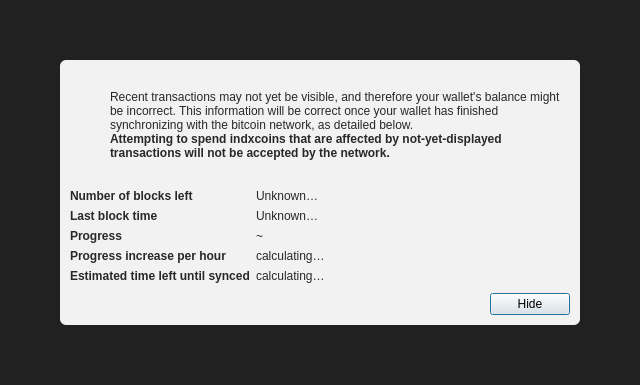
<?xml version="1.0" encoding="UTF-8"?>
<ui version="4.0">
 <class>ModalOverlay</class>
 <widget class="QWidget" name="ModalOverlay">
  <property name="geometry">
   <rect>
    <x>0</x>
    <y>0</y>
    <width>640</width>
    <height>385</height>
   </rect>
  </property>
  <property name="windowTitle">
   <string>Form</string>
  </property>
  <layout class="QVBoxLayout" name="verticalLayout" stretch="0">
   <property name="sizeConstraint">
    <enum>QLayout::SetDefaultConstraint</enum>
   </property>
   <property name="leftMargin">
    <number>0</number>
   </property>
   <property name="topMargin">
    <number>0</number>
   </property>
   <property name="rightMargin">
    <number>0</number>
   </property>
   <property name="bottomMargin">
    <number>0</number>
   </property>
   <item>
    <widget class="QWidget" name="bgWidget" native="true">
     <property name="styleSheet">
      <string notr="true">#bgWidget { background: rgba(0,0,0,220); }</string>
     </property>
     <layout class="QVBoxLayout" name="verticalLayoutMain" stretch="1">
      <property name="leftMargin">
       <number>60</number>
      </property>
      <property name="topMargin">
       <number>60</number>
      </property>
      <property name="rightMargin">
       <number>60</number>
      </property>
      <property name="bottomMargin">
       <number>60</number>
      </property>
      <item>
       <widget class="QWidget" name="contentWidget" native="true">
        <property name="styleSheet">
         <string notr="true">#contentWidget { background: rgba(255,255,255,240); border-radius: 6px; }

QLabel { color: rgb(40,40,40);  }</string>
        </property>
        <layout class="QVBoxLayout" name="verticalLayoutSub" stretch="1,0,0,0">
         <property name="spacing">
          <number>0</number>
         </property>
         <property name="leftMargin">
          <number>10</number>
         </property>
         <property name="topMargin">
          <number>10</number>
         </property>
         <property name="rightMargin">
          <number>10</number>
         </property>
         <property name="bottomMargin">
          <number>10</number>
         </property>
         <item>
          <layout class="QHBoxLayout" name="horizontalLayoutIconText" stretch="0,1">
           <property name="topMargin">
            <number>20</number>
           </property>
           <item>
            <layout class="QVBoxLayout" name="verticalLayoutIcon">
             <property name="leftMargin">
              <number>0</number>
             </property>
             <item>
              <widget class="QPushButton" name="warningIcon">
               <property name="enabled">
                <bool>false</bool>
               </property>
               <property name="text">
                <string/>
               </property>
               <property name="icon">
                <iconset>
                 <normaloff>:/icons/warning</normaloff>
                 <disabledoff>:/icons/warning</disabledoff>:/icons/warning</iconset>
               </property>
               <property name="iconSize">
                <size>
                 <width>48</width>
                 <height>48</height>
                </size>
               </property>
               <property name="flat">
                <bool>true</bool>
               </property>
              </widget>
             </item>
             <item>
              <spacer name="verticalSpacerWarningIcon">
               <property name="orientation">
                <enum>Qt::Vertical</enum>
               </property>
               <property name="sizeHint" stdset="0">
                <size>
                 <width>20</width>
                 <height>40</height>
                </size>
               </property>
              </spacer>
             </item>
            </layout>
           </item>
           <item>
            <layout class="QVBoxLayout" name="verticalLayoutInfoText">
             <property name="leftMargin">
              <number>0</number>
             </property>
             <property name="topMargin">
              <number>0</number>
             </property>
             <item>
              <widget class="QLabel" name="infoText">
               <property name="text">
                <string>Recent transactions may not yet be visible, and therefore your wallet's balance might be incorrect. This information will be correct once your wallet has finished synchronizing with the bitcoin network, as detailed below.</string>
               </property>
               <property name="textFormat">
                <enum>Qt::RichText</enum>
               </property>
               <property name="wordWrap">
                <bool>true</bool>
               </property>
              </widget>
             </item>
             <item>
              <widget class="QLabel" name="infoTextStrong">
               <property name="font">
                <font>
                 <weight>75</weight>
                 <bold>true</bold>
                </font>
               </property>
               <property name="text">
                <string>Attempting to spend indxcoins that are affected by not-yet-displayed transactions will not be accepted by the network.</string>
               </property>
               <property name="textFormat">
                <enum>Qt::RichText</enum>
               </property>
               <property name="wordWrap">
                <bool>true</bool>
               </property>
              </widget>
             </item>
             <item>
              <spacer name="verticalSpacerInTextSpace">
               <property name="orientation">
                <enum>Qt::Vertical</enum>
               </property>
               <property name="sizeHint" stdset="0">
                <size>
                 <width>20</width>
                 <height>40</height>
                </size>
               </property>
              </spacer>
             </item>
            </layout>
           </item>
          </layout>
         </item>
         <item>
          <spacer name="verticalSpacerAfterText">
           <property name="orientation">
            <enum>Qt::Vertical</enum>
           </property>
           <property name="sizeHint" stdset="0">
            <size>
             <width>20</width>
             <height>40</height>
            </size>
           </property>
          </spacer>
         </item>
         <item>
          <layout class="QFormLayout" name="formLayout">
           <property name="fieldGrowthPolicy">
            <enum>QFormLayout::FieldsStayAtSizeHint</enum>
           </property>
           <property name="horizontalSpacing">
            <number>6</number>
           </property>
           <property name="verticalSpacing">
            <number>6</number>
           </property>
           <property name="topMargin">
            <number>10</number>
           </property>
           <item row="0" column="0">
            <widget class="QLabel" name="labelNumberOfBlocksLeft">
             <property name="font">
              <font>
               <weight>75</weight>
               <bold>true</bold>
              </font>
             </property>
             <property name="text">
              <string>Number of blocks left</string>
             </property>
            </widget>
           </item>
           <item row="0" column="1">
            <widget class="QLabel" name="numberOfBlocksLeft">
             <property name="text">
              <string>Unknown…</string>
             </property>
            </widget>
           </item>
           <item row="1" column="0">
            <widget class="QLabel" name="labelLastBlockTime">
             <property name="font">
              <font>
               <weight>75</weight>
               <bold>true</bold>
              </font>
             </property>
             <property name="text">
              <string>Last block time</string>
             </property>
            </widget>
           </item>
           <item row="1" column="1">
            <widget class="QLabel" name="newestBlockDate">
             <property name="sizePolicy">
              <sizepolicy hsizetype="Maximum" vsizetype="Preferred">
               <horstretch>0</horstretch>
               <verstretch>0</verstretch>
              </sizepolicy>
             </property>
             <property name="text">
              <string>Unknown…</string>
             </property>
            </widget>
           </item>
           <item row="2" column="0">
            <widget class="QLabel" name="labelSyncDone">
             <property name="font">
              <font>
               <weight>75</weight>
               <bold>true</bold>
              </font>
             </property>
             <property name="text">
              <string>Progress</string>
             </property>
            </widget>
           </item>
           <item row="2" column="1">
            <layout class="QHBoxLayout" name="horizontalLayoutSync" stretch="0,1">
             <item>
              <widget class="QLabel" name="percentageProgress">
               <property name="text">
                <string notr="true">~</string>
               </property>
              </widget>
             </item>
            </layout>
           </item>
           <item row="4" column="0">
            <widget class="QLabel" name="labelProgressIncrease">
             <property name="font">
              <font>
               <weight>75</weight>
               <bold>true</bold>
              </font>
             </property>
             <property name="text">
              <string>Progress increase per hour</string>
             </property>
            </widget>
           </item>
           <item row="4" column="1">
            <widget class="QLabel" name="progressIncreasePerH">
             <property name="text">
              <string>calculating…</string>
             </property>
            </widget>
           </item>
           <item row="5" column="0">
            <widget class="QLabel" name="labelEstimatedTimeLeft">
             <property name="font">
              <font>
               <weight>75</weight>
               <bold>true</bold>
              </font>
             </property>
             <property name="text">
              <string>Estimated time left until synced</string>
             </property>
            </widget>
           </item>
           <item row="5" column="1">
            <widget class="QLabel" name="expectedTimeLeft">
             <property name="text">
              <string>calculating…</string>
             </property>
            </widget>
           </item>
          </layout>
         </item>
         <item>
          <layout class="QHBoxLayout" name="horizontalLayoutButtons">
           <property name="leftMargin">
            <number>10</number>
           </property>
           <property name="topMargin">
            <number>10</number>
           </property>
           <item>
            <spacer name="horizontalSpacer">
             <property name="orientation">
              <enum>Qt::Horizontal</enum>
             </property>
             <property name="sizeHint" stdset="0">
              <size>
               <width>40</width>
               <height>20</height>
              </size>
             </property>
            </spacer>
           </item>
           <item>
            <widget class="QPushButton" name="closeButton">
             <property name="text">
              <string>Hide</string>
             </property>
             <property name="shortcut">
              <string>Esc</string>
             </property>
             <property name="focusPolicy">
              <enum>Qt::StrongFocus</enum>
             </property>
             <property name="default">
              <bool>true</bool>
             </property>
            </widget>
           </item>
          </layout>
         </item>
        </layout>
       </widget>
      </item>
     </layout>
    </widget>
   </item>
  </layout>
 </widget>
 <resources/>
 <connections/>
</ui>
